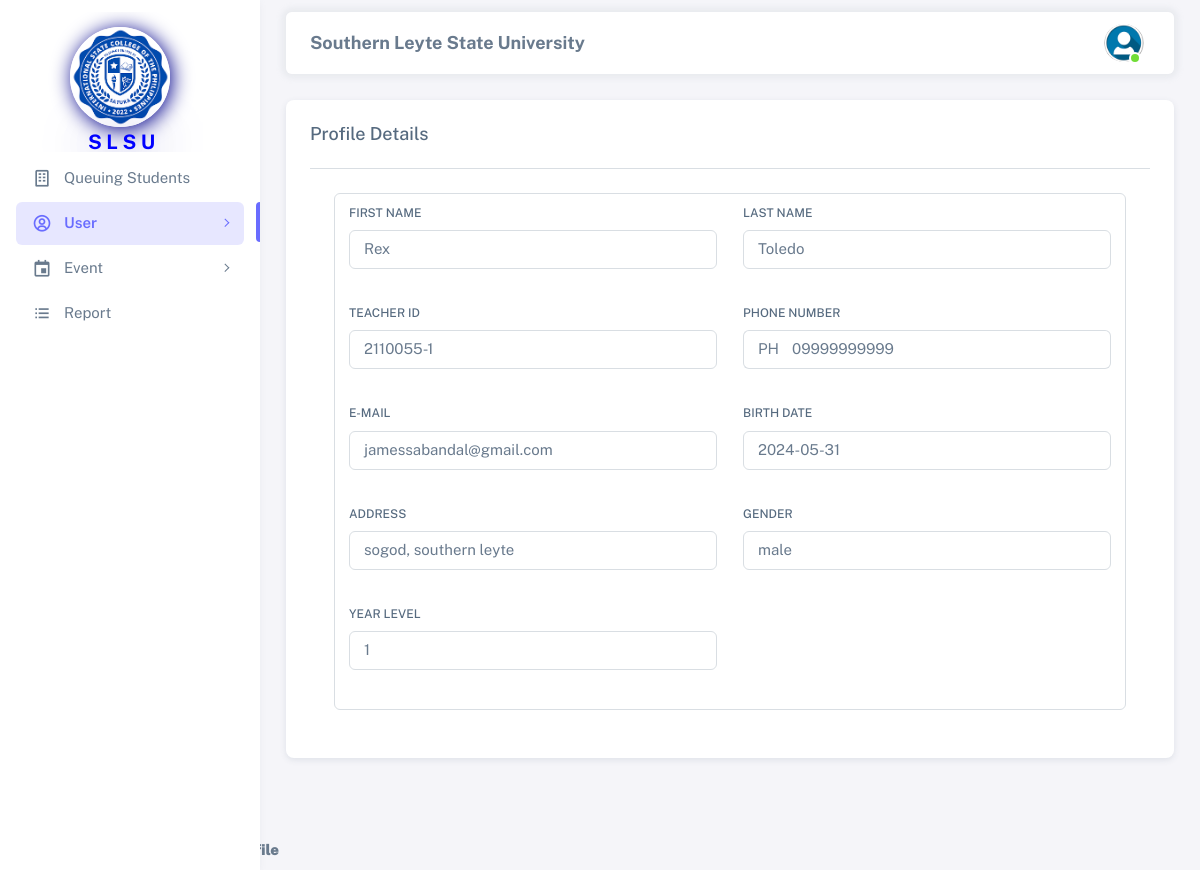
Screenshot of /html/admin/view_teacher_profile.php?teacher_id=1 (signed in) with the database file from the repository.
### tables this page shows
CREATE TABLE `teacher_registration` (
  `teacher_id` int NOT NULL,
  `id` varchar(255) DEFAULT NULL,
  `firstname` varchar(255) DEFAULT NULL,
  `lastname` varchar(255) DEFAULT NULL,
  `address` varchar(255) DEFAULT NULL,
  `gender` varchar(255) DEFAULT NULL,
  `email` varchar(255) DEFAULT NULL,
  `birthday` date DEFAULT NULL,
  `phone` varchar(15) DEFAULT NULL,
  `yearid` int DEFAULT NULL
);

### html/admin/view_teacher_profile.php (the view, shortened to what this page needs)
<?php
require_once('../config.php');
$id = $firstname = $lastname = $address = $gender = $email = $birthday = $phone = $yearid = "";
$teacher_id = $_GET['teacher_id'];
$sql = "SELECT * FROM teacher_registration WHERE teacher_id='$teacher_id'";
if ($results = mysqli_query($conn, $sql)) {
    $data = mysqli_fetch_assoc($results);
    $id = $data['id'];
    $firstname = $data['firstname'];
    $lastname = $data['lastname'];
    $address = $data['address'];
    $gender = $data['gender'];
    $email = $data['email'];
    $birthday = $data['birthday'];
    $phone = $data['phone'];
    $yearid = $data['yearid'];
}
?>
<!DOCTYPE html>
<html lang="en" class="light-style layout-menu-fixed" dir="ltr" data-theme="theme-default" data-assets-path="../../assets/" data-template="vertical-menu-template-free">
<head>
    <link rel="stylesheet" href="../../assets/vendor/fonts/boxicons.css" />
    <link rel="stylesheet" href="../../assets/vendor/css/core.css" class="template-customizer-core-css" />
    <link rel="stylesheet" href="../../assets/vendor/css/theme-default.css" class="template-customizer-theme-css" />
    <link rel="stylesheet" href="../../assets/css/demo.css" />
    <link rel="stylesheet" href="../../assets/vendor/libs/perfect-scrollbar/perfect-scrollbar.css" />
</head>
<body>
    <div class="layout-wrapper layout-content-navbar">
        <div class="layout-container">
            <aside id="layout-menu" class="layout-menu menu-vertical menu bg-menu-theme">
                <div class="app-brand demo" style=" padding: 70px;">
                    <div class="logo">
                        <img style="border-radius: 500px; box-shadow: 2px 2px 20px #00008b; margin-top: 30px; margin-bottom: 5px;" src="../../assets/img/avatars/logo.png" width="100" height="100" alt="">
                        <b><p style="font-size: 20px; color: blue; text-shadow: 2px 2px 50px #00008b; padding-left: 18px;">S L S U</p></b>
                    </div>
                </div>
                <ul class="menu-inner py-1">
                    <li class="menu-item">
                        <a href="registrar/registrar.php" class="menu-link">
                            <i class="menu-icon tf-icons bx bx-building"></i>
                            <div data-i18n="Analytics">Queuing Students</div>
                        </a>
                    </li>
                    <li class="menu-item active">
                        <a href="javascript:void(0);" class="menu-link menu-toggle">
                            <i class="menu-icon tf-icons bx bx-user-circle"></i>
                            <div data-i18n="Layouts">User</div>
                        </a>
                        <li class="menu-item">
                        <a href="javascript:void(0);" class="menu-link menu-toggle">
                            <i class="menu-icon tf-icons bx bx-calendar-event"></i>
                            <div data-i18n="Layouts">Event</div>
                        </a>
                    </li>
                    <li class="menu-item">
                      <a href="#.php" class="menu-link">
                        <i class="menu-icon tf-icons bx bx-list-ul"></i>
                        <div data-i18n="Analytics">Report</div>
                      </a>
                    </li>
                    </li>
                </ul>
            </aside>
            <div class="layout-page">
                <nav class="layout-navbar container-xxl navbar navbar-expand-xl navbar-detached align-items-center bg-navbar-theme" id="layout-navbar">
                    <div class="navbar-nav-right d-flex align-items-center" id="navbar-collapse">
                        <center>
                            <p style="font-size: 18px; padding-top: 15px;"><b>Southern Leyte State University</b></p>
                        </center>
                        <ul class="navbar-nav flex-row align-items-center ms-auto">
                            <li class="nav-item navbar-dropdown dropdown-user dropdown">
                                <a class="nav-link dropdown-toggle hide-arrow" href="javascript:void(0);" data-bs-toggle="dropdown">
                                    <div class="avatar avatar-online">
                                        <img src="../../assets/img/avatars/user.png" alts class="w-px-40 h-auto rounded-circle" />
                                    </div>
                                </a>
                            </li>
                        </ul>
                    </div>
                </nav>
                <div class="content-wrapper">
                    <div class="container-xxl flex-grow-1 container-p-y">
                        <div class="row">
                            <div class="col-md-12">
                                <div class="card mb-4">
                                    <h5 class="card-header">Profile Details</h5>
                                    <div class="card-body">
                                        <hr class="my-0" />
                                        <div class="card-body">
                                            <form action="#" class="form-control" id="formAccountSettings" method="POST">
                                                <div class="row">
                                                    <div class="mb-3 col-md-6">
                                                        <label for="firstName" class="form-label">First Name</label>
                                                        <p class="form-control" id="firstName" autofocus><?php echo $firstname; ?></p>
                                                    </div>
                                                    <div class="mb-3 col-md-6">
                                                        <label for="lastName" class="form-label">Last Name</label>
                                                        <p class="form-control" id="lastName"><?php echo $lastname; ?></p>
                                                    </div>
                                                    <div class="mb-3 col-md-6">
                                                        <label for="id" class="form-label">Teacher ID</label>
                                                        <p class="form-control" id="id"><?php echo $id; ?></p>
                                                    </div>
                                                    <div class="mb-3 col-md-6">
                                                        <label class="form-label" for="phoneNumber">Phone Number</label>
                                                        <div class="input-group input-group-merge">
                                                            <p class="input-group-text">PH</p>
                                                            <p id="phoneNumber" class="form-control"><?php echo $phone; ?></p>
                                                        </div>
                                                    </div>
                                                    <div class="mb-3 col-md-6">
                                                        <label for="email" class="form-label">E-mail</label>
                                                        <p class="form-control" id="email"><?php echo $email; ?></p>
                                                    </div>
                                                    <div class="mb-3 col-md-6">
                                                        <label for="organization" class="form-label">Birth Date</label>
                                                        <p class="form-control" id="organization"><?php echo $birthday; ?></p>
                                                    </div>
                                                    <div class="mb-3 col-md-6">
                                                        <label for="address" class="form-label">Address</label>
                                                        <p class="form-control" id="address"><?php echo $address; ?></p>
                                                    </div>
                                                    <div class="mb-3 col-md-6">
                                                        <label for="gender" class="form-label">Gender</label>
                                                        <p class="form-control" id="gender"><?php echo $gender; ?></p>
                                                    </div>
                                                    <div class="mb-3 col-md-6">
                                                        <label for="yearid" class="form-label">Year Level</label>
                                                        <p class="form-control" id="yearid"><?php echo $yearid; ?></p>
                                                    </div>
                                                </div>
                                            </form>
                                        </div>
                                    </div>
                                </div>
                                <br/>
                                        </div>
                                    </div>
                                </div>
                            </div>
                        </div>
                    </div>
                </div>
                <footer class="content-footer footer bg-footer-theme">
              <div class="container-xxl d-flex flex-wrap justify-content-between py-2 flex-md-row flex-column">
                <div class="mb-2 mb-md-0">
                  <a href="https://www.facebook.com/james.jeager.3" target="_blank" class="footer-link fw-bolder">MeProfile</a>
                </div>
              </div>
            </footer>
</body>
</html>

### assets/css/demo.css (style rules this page uses)
.menu .app-brand.demo { height: 64px; margin-top: 12px; }

### rows the page displays
teacher_registration: firstname "Rex", lastname "Toledo", id "2110055-1", phone "09999999999", email "jamessabandal@gmail.com", birthday "2024-05-31", address "sogod, southern leyte", gender "male", yearid "1"
